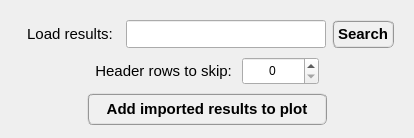
            <widget class="QWidget" name="tab_4">
             <attribute name="title">
              <string>Import</string>
             </attribute>
             <layout class="QGridLayout" name="gridLayout_27">
              <item row="0" column="0">
               <widget class="QFrame" name="frame_23">
                <property name="maximumSize">
                 <size>
                  <width>16777215</width>
                  <height>40</height>
                 </size>
                </property>
                <property name="frameShape">
                 <enum>QFrame::NoFrame</enum>
                </property>
                <property name="frameShadow">
                 <enum>QFrame::Raised</enum>
                </property>
                <layout class="QGridLayout" name="gridLayout_25">
                 <item row="0" column="0">
                  <widget class="QLabel" name="label_4">
                   <property name="minimumSize">
                    <size>
                     <width>100</width>
                     <height>28</height>
                    </size>
                   </property>
                   <property name="maximumSize">
                    <size>
                     <width>120</width>
                     <height>28</height>
                    </size>
                   </property>
                   <property name="font">
                    <font>
                     <family>MS Shell Dlg 2</family>
                     <pointsize>11</pointsize>
                     <weight>50</weight>
                     <italic>false</italic>
                     <bold>false</bold>
                    </font>
                   </property>
                   <property name="text">
                    <string>Load results:</string>
                   </property>
                   <property name="alignment">
                    <set>Qt::AlignCenter</set>
                   </property>
                  </widget>
                 </item>
                 <item row="0" column="1">
                  <widget class="QLineEdit" name="lineEdit_ImportResultsPath">
                   <property name="minimumSize">
                    <size>
                     <width>200</width>
                     <height>28</height>
                    </size>
                   </property>
                   <property name="maximumSize">
                    <size>
                     <width>16777215</width>
                     <height>28</height>
                    </size>
                   </property>
                   <property name="font">
                    <font>
                     <pointsize>8</pointsize>
                     <weight>50</weight>
                     <italic>false</italic>
                     <bold>false</bold>
                    </font>
                   </property>
                   <property name="layoutDirection">
                    <enum>Qt::LeftToRight</enum>
                   </property>
                   <property name="alignment">
                    <set>Qt::AlignCenter</set>
                   </property>
                  </widget>
                 </item>
                 <item row="0" column="2">
                  <widget class="QPushButton" name="pushButton_ChooseFolderImport">
                   <property name="minimumSize">
                    <size>
                     <width>62</width>
                     <height>28</height>
                    </size>
                   </property>
                   <property name="maximumSize">
                    <size>
                     <width>62</width>
                     <height>28</height>
                    </size>
                   </property>
                   <property name="font">
                    <font>
                     <family>MS Shell Dlg 2</family>
                     <pointsize>11</pointsize>
                     <weight>75</weight>
                     <italic>false</italic>
                     <bold>true</bold>
                    </font>
                   </property>
                   <property name="styleSheet">
                    <string notr="true">QPushButton{border-radius: 6px; border-color: rgb(150, 150, 150); border-style: ridge; border-width: 2px; color: rgb(0, 0, 0); background-color: rgb(240, 240, 240); font: 75 bold 11pt &quot;MS Shell Dlg 2&quot;}
QPushButton:hover{border-radius: 6px; border-color: rgb(0, 170, 255); border-style: ridge; border-width: 2px; color: rgb(0, 0, 0); background-color: rgba(174, 213, 255, 100); font: 75 bold 11pt &quot;MS Shell Dlg 2&quot;}
QPushButton:pressed{border-radius: 6px; border-color: rgb(0, 170, 255); border-style: ridge; border-width: 3px; color: rgb(0, 0, 0); background-color: rgb(174, 213, 255); font: 75 bold 11pt &quot;MS Shell Dlg 2&quot;}</string>
                   </property>
                   <property name="text">
                    <string>Search</string>
                   </property>
                  </widget>
                 </item>
                </layout>
               </widget>
              </item>
              <item row="1" column="0">
               <widget class="QFrame" name="frame_22">
                <property name="maximumSize">
                 <size>
                  <width>16777215</width>
                  <height>40</height>
                 </size>
                </property>
                <property name="frameShape">
                 <enum>QFrame::NoFrame</enum>
                </property>
                <property name="frameShadow">
                 <enum>QFrame::Raised</enum>
                </property>
                <layout class="QGridLayout" name="gridLayout_24">
                 <property name="leftMargin">
                  <number>0</number>
                 </property>
                 <property name="topMargin">
                  <number>0</number>
                 </property>
                 <property name="rightMargin">
                  <number>0</number>
                 </property>
                 <property name="bottomMargin">
                  <number>0</number>
                 </property>
                 <item row="0" column="0">
                  <widget class="QFrame" name="frame_24">
                   <property name="frameShape">
                    <enum>QFrame::NoFrame</enum>
                   </property>
                   <property name="frameShadow">
                    <enum>QFrame::Raised</enum>
                   </property>
                  </widget>
                 </item>
                 <item row="0" column="2">
                  <widget class="QSpinBox" name="spinBox_skiprows">
                   <property name="minimumSize">
                    <size>
                     <width>0</width>
                     <height>28</height>
                    </size>
                   </property>
                   <property name="maximumSize">
                    <size>
                     <width>80</width>
                     <height>28</height>
                    </size>
                   </property>
                   <property name="alignment">
                    <set>Qt::AlignCenter</set>
                   </property>
                   <property name="maximum">
                    <number>10</number>
                   </property>
                  </widget>
                 </item>
                 <item row="0" column="1">
                  <widget class="QLabel" name="label_9">
                   <property name="minimumSize">
                    <size>
                     <width>140</width>
                     <height>28</height>
                    </size>
                   </property>
                   <property name="maximumSize">
                    <size>
                     <width>300</width>
                     <height>28</height>
                    </size>
                   </property>
                   <property name="font">
                    <font>
                     <family>MS Shell Dlg 2</family>
                     <pointsize>11</pointsize>
                     <weight>50</weight>
                     <italic>false</italic>
                     <bold>false</bold>
                    </font>
                   </property>
                   <property name="text">
                    <string>Header rows to skip: </string>
                   </property>
                   <property name="alignment">
                    <set>Qt::AlignRight|Qt::AlignTrailing|Qt::AlignVCenter</set>
                   </property>
                  </widget>
                 </item>
                 <item row="0" column="3">
                  <widget class="QFrame" name="frame_25">
                   <property name="frameShape">
                    <enum>QFrame::NoFrame</enum>
                   </property>
                   <property name="frameShadow">
                    <enum>QFrame::Raised</enum>
                   </property>
                  </widget>
                 </item>
                </layout>
               </widget>
              </item>
              <item row="2" column="0">
               <widget class="QFrame" name="frame_21">
                <property name="maximumSize">
                 <size>
                  <width>16777215</width>
                  <height>40</height>
                 </size>
                </property>
                <property name="frameShape">
                 <enum>QFrame::NoFrame</enum>
                </property>
                <property name="frameShadow">
                 <enum>QFrame::Raised</enum>
                </property>
                <layout class="QGridLayout" name="gridLayout_26">
                 <property name="leftMargin">
                  <number>2</number>
                 </property>
                 <property name="topMargin">
                  <number>2</number>
                 </property>
                 <property name="rightMargin">
                  <number>2</number>
                 </property>
                 <property name="bottomMargin">
                  <number>2</number>
                 </property>
                 <property name="spacing">
                  <number>2</number>
                 </property>
                 <item row="0" column="0">
                  <widget class="QFrame" name="frame_26">
                   <property name="frameShape">
                    <enum>QFrame::NoFrame</enum>
                   </property>
                   <property name="frameShadow">
                    <enum>QFrame::Raised</enum>
                   </property>
                  </widget>
                 </item>
                 <item row="0" column="1">
                  <widget class="QPushButton" name="pushButton_AddImportedPlot">
                   <property name="minimumSize">
                    <size>
                     <width>240</width>
                     <height>32</height>
                    </size>
                   </property>
                   <property name="maximumSize">
                    <size>
                     <width>320</width>
                     <height>32</height>
                    </size>
                   </property>
                   <property name="font">
                    <font>
                     <family>MS Shell Dlg 2</family>
                     <pointsize>11</pointsize>
                     <weight>75</weight>
                     <italic>false</italic>
                     <bold>true</bold>
                    </font>
                   </property>
                   <property name="styleSheet">
                    <string notr="true">QPushButton{border-radius: 6px; border-color: rgb(150, 150, 150); border-style: ridge; border-width: 2px; color: rgb(0, 0, 0); background-color: rgb(240, 240, 240); font: 75 bold 11pt &quot;MS Shell Dlg 2&quot;}
QPushButton:hover{border-radius: 6px; border-color: rgb(0, 170, 255); border-style: ridge; border-width: 2px; color: rgb(0, 0, 0); background-color: rgba(174, 213, 255, 100); font: 75 bold 11pt &quot;MS Shell Dlg 2&quot;}
QPushButton:pressed{border-radius: 6px; border-color: rgb(0, 170, 255); border-style: ridge; border-width: 3px; color: rgb(0, 0, 0); background-color: rgb(174, 213, 255); font: 75 bold 11pt &quot;MS Shell Dlg 2&quot;}</string>
                   </property>
                   <property name="text">
                    <string>Add imported results to plot</string>
                   </property>
                  </widget>
                 </item>
                 <item row="0" column="2">
                  <widget class="QFrame" name="frame_27">
                   <property name="frameShape">
                    <enum>QFrame::NoFrame</enum>
                   </property>
                   <property name="frameShadow">
                    <enum>QFrame::Raised</enum>
                   </property>
                  </widget>
                 </item>
                </layout>
               </widget>
              </item>
             </layout>
            </widget>
